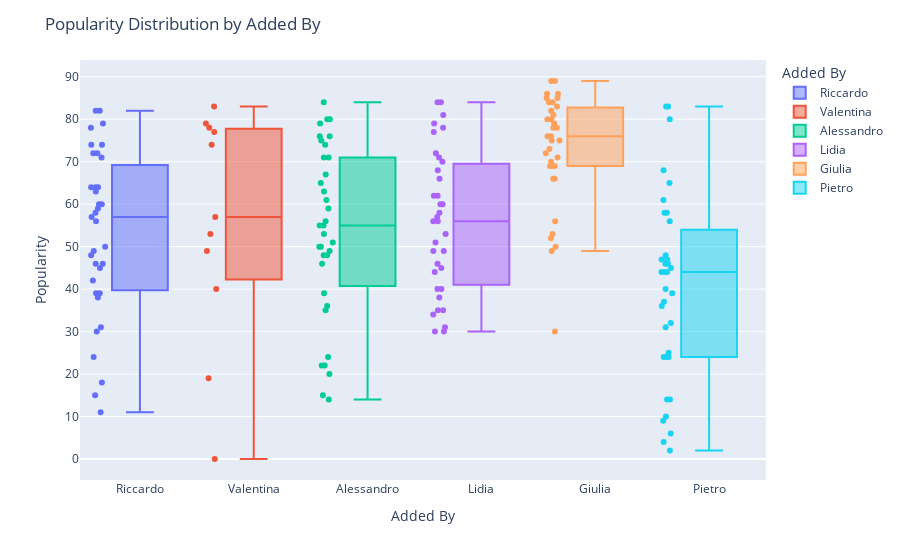

Notebook code for this chart:
### Code cell
import plotly.express as px

fig = px.box(df, 
             x="Added By", 
             y="Popularity", 
             color="Added By",  # Color each group by Added By
             points="all",
             hover_data=["Artist", "Song"])  # Add Artist and Song to hover

# Optional: Customize the layout
fig.update_layout(
    title="Popularity Distribution by Added By",
    xaxis_title="Added By",
    yaxis_title="Popularity"
)

fig.show()

### Figure 1 — Plotly figure (JSON) as saved in the notebook; plotly's stock layout.template omitted (floating-point values rounded to 4 significant figures)
{"data": [{"alignmentgroup": "True", "boxpoints": "all", "customdata": [["ATB", "9 PM (Till I Come) - Radio Edit"], ["Ardian Bujupi,Capital T", "ANDIAMO"], ["Marvin Gaye,Tammi Terrell", "Ain't No Mountain High Enough"], ["Eyedress", "Cocaine Sunday"], ["L I M", "Comet"], ["BLACKPINK", "DDU-DU DDU-DU"], ["Shahram Shabpareh", "Doomad"], ["Freur", "Doot Doot"], ["Kanye West", "Father Stretch My Hands Pt. 1"], ["Sia", "Fire Meet Gasoline"], ["Major Lazer,Amber of Dirty Projectors", "Get Free"], ["Lea Rue,Broiler", "I Can't Say No! - Broiler Remix"], ["Disclosure,Sam Smith", "Latch"], ["George Michael", "One More Try - Remastered"], ["Kali Uchis", "Ridin Round"], ["Travis Scott,GloRilla", "SHYNE"], ["Anri", "SHYNESS BOY"], ["Flume,Tove Lo", "Say It"], ["Mara Sattei", "Scusa - prod. thasup"], ["Earth, Wind & Fire", "September"], ["The Chords", "Sh-Boom"], ["Robin S", "Show Me Love"], ["Club Dogo", "Spacco Tutto"], ["Blank Banshee", "Spirit Season"], ["Edward Maya,Vika Jigulina", "Stereo Love"], ["Thirty Seconds To Mars", "The Kill"], ["Jack Ü,Skrillex,Diplo,Aluna,AlunaGeorge", "To Ü (feat. AlunaGeorge)"], ["Daler Mehndi", "Tunak Tunak Tun"], ["bôa", "Twilight"], ["i cani", "Una cosa stupida"], ["CAZZETTE", "Weapon"], ["Yung Bae,Macross 82-99", "Welcome To The Disco"], ["GAYLE", "abcdefu (angrier)"], ["Moya Mishel", "Зима в сердце"], ["Molchat Doma", "Тоска"]], "hovertemplate": "Added By=%{x}<br>Popularity=%{y}<br>Artist=%{customdata[0]}<br>Song=%{customdata[1]}<extra></extra>", "legendgroup": "Riccardo", "marker": {"color": "#636efa"}, "name": "Riccardo", "notched": false, "offsetgroup": "Riccardo", "orientation": "v", "showlegend": true, "type": "box", "x": ["Riccardo", "Riccardo", "Riccardo", "Riccardo", "Riccardo", "Riccardo", "Riccardo", "Riccardo", "Riccardo", "Riccardo", "Riccardo", "Riccardo", "Riccardo", "Riccardo", "Riccardo", "Riccardo", "Riccardo", "Riccardo", "Riccardo", "Riccardo", "Riccardo", "Riccardo", "Riccardo", "Riccardo", "Riccardo", "Riccardo", "Riccardo", "Riccardo", "Riccardo", "Riccardo", "Riccardo", "Riccardo", "Riccardo", "Riccardo", "Riccardo"], "x0": " ", "xaxis": "x", "y": [46, 48, 82, 64, 18, 74, 31, 39, 78, 59, 58, 11, 82, 49, 45, 72, 60, 50, 30, 74, 60, 72, 38, 15, 63, 79, 57, 56, 71, 39, 24, 42, 64, 46, 64], "y0": " ", "yaxis": "y"}, {"alignmentgroup": "True", "boxpoints": "all", "customdata": [["Doechii,JT", "Alter Ego (with JT)"], ["Jungle", "Back On 74"], ["Jonas Brothers", "Burnin' Up"], ["Gorillaz,Shaun Ryder,Roses Gabor", "DARE (feat. Shaun Ryder & Roses Gabor)"], ["Backstreet Boys", "Everybody (Backstreet's Back) - Radio Edit"], ["M¥SS KETA", "GIOVANNA HARDCORE"], ["Anastacia", "I'm Outta Love"], ["Avril Lavigne", "I'm with You"], ["The 1975", "Love Me"], ["Lady Gaga,Beyoncé", "Telephone"], ["Caroline Polachek,Charli xcx,George Daniel", "Welcome To My Island - George Daniel & Charli XCX Remix"]], "hovertemplate": "Added By=%{x}<br>Popularity=%{y}<br>Artist=%{customdata[0]}<br>Song=%{customdata[1]}<extra></extra>", "legendgroup": "Valentina", "marker": {"color": "#EF553B"}, "name": "Valentina", "notched": false, "offsetgroup": "Valentina", "orientation": "v", "showlegend": true, "type": "box", "x": ["Valentina", "Valentina", "Valentina", "Valentina", "Valentina", "Valentina", "Valentina", "Valentina", "Valentina", "Valentina", "Valentina"], "x0": " ", "xaxis": "x", "y": [74, 79, 0, 83, 40, 19, 57, 77, 49, 78, 53], "y0": " ", "yaxis": "y"}, {"alignmentgroup": "True", "boxpoints": "all", "customdata": [["Alfa Mist,Bongeziwe Mabandla", "Apho"], ["ROSALÍA", "BIZCOCHITO"], ["Deftones", "Be Quiet and Drive (Far Away)"], ["Fleet Foxes", "Blue Ridge Mountains"], ["Public Enemy,Benny Benassi", "Bring the Noise"], ["Weezer", "Buddy Holly"], ["Caroline Polachek", "Dang"], ["Fred again..,Delilah Montagu", "Delilah (pull me out of this)"], ["Jane Remover", "Experimental Skin"], ["Korn", "Falling Away from Me"], ["Porcupine Tree", "Fear Of A Blank Planet - 2024 Remaster"], ["Franco Battiato,Abdul Halim Sabra", "Fogh In Nakhal - 2008 Remaster"], ["KIDS SEE GHOSTS,Ty Dolla $ign", "Freeee (Ghost Town Pt. 2)"], ["Lily Allen", "Fuck You"], ["Charli xcx,Billie Eilish", "Guess featuring billie eilish"], ["The Smiths", "Heaven Knows I'm Miserable Now - 2011 Remaster"], ["PinkPantheress", "Illegal"], ["Neutral Milk Hotel", "In the Aeroplane Over the Sea"], ["Arca,ROSALÍA", "KLK"], ["The Last Shadow Puppets", "Les Cactus"], ["The Smashing Pumpkins", "Mayonaise - 2011 Remaster"], ["Turnstile", "NEVER ENOUGH"], ["Édith Piaf", "Non, je ne regrette rien"], ["Fontaines D.C.", "Oh Such A Spring"], ["Gilberto Gil", "Pega a Voga, Cabeludo"], ["Arca", "Riquiquí"], ["Troye Sivan,PinkPantheress,Hyunjin", "Rush (feat. PinkPantheress & Hyunjin of Stray Kids)"], ["Joey Valence & Brae,Rebecca Black", "SEE U DANCE (feat. Rebecca Black)"], ["Beach House", "Space Song"], ["Bon Iver", "THINGS BEHIND THINGS BEHIND THINGS"], ["COBRAH,VTSS,MCR-T", "TITS, LIPS, HIPS, KISS (10/10 Remix)"], ["TOOL", "The Pot"], ["Verdena", "Un Blu Sincero"], ["Magdalena Bay", "Watching T.V."], ["Bob Sinclar,Steve Edwards", "World Hold On (Children of the Sky) - Radio Edit"]], "hovertemplate": "Added By=%{x}<br>Popularity=%{y}<br>Artist=%{customdata[0]}<br>Song=%{customdata[1]}<extra></extra>", "legendgroup": "Alessandro", "marker": {"color": "#00cc96"}, "name": "Alessandro", "notched": false, "offsetgroup": "Alessandro", "orientation": "v", "showlegend": true, "type": "box", "x": ["Alessandro", "Alessandro", "Alessandro", "Alessandro", "Alessandro", "Alessandro", "Alessandro", "Alessandro", "Alessandro", "Alessandro", "Alessandro", "Alessandro", "Alessandro", "Alessandro", "Alessandro", "Alessandro", "Alessandro", "Alessandro", "Alessandro", "Alessandro", "Alessandro", "Alessandro", "Alessandro", "Alessandro", "Alessandro", "Alessandro", "Alessandro", "Alessandro", "Alessandro", "Alessandro", "Alessandro", "Alessandro", "Alessandro", "Alessandro", "Alessandro"], "x0": " ", "xaxis": "x", "y": [24, 63, 79, 50, 35, 76, 36, 71, 50, 75, 22, 14, 55, 56, 80, 80, 84, 65, 51, 22, 48, 53, 67, 49, 15, 39, 61, 48, 74, 59, 46, 71, 20, 55, 76], "y0": " ", "yaxis": "y"}, {"alignmentgroup": "True", "boxpoints": "all", "customdata": [["Lady Gaga", "Applause"], ["AC/DC", "Back In Black"], ["Depeche Mode", "Black Celebration"], ["Type O Negative", "Black No. 1 (Little Miss Scare -All)"], ["Dead by April", "Breaking Point"], ["Type O Negative", "Cinnamon Girl"], ["Casey Edwards", "Devil Trigger"], ["Basshunter", "DotA - Radio Edit"], ["O-Zone", "Dragostea din tei"], ["Depeche Mode", "Enjoy the Silence"], ["Metallica", "Enter Sandman - Radio Edit"], ["Vintage,Bedanokov,Люай", "Eva (Kavkaz remix)"], ["Blue Foundation", "Eyes on Fire"], ["Sonata Arctica", "Fade to Black"], ["Dead by April", "I Can't Breathe"], ["Lacuna Coil", "I Wish You Were Dead"], ["Datura,U.S.U.R.A.", "Infinity"], ["Type O Negative", "Kill All the White People"], ["Killing Joke", "Love Like Blood"], ["Eternxlkz", "Montagem Nada Tropica"], ["STARSET", "My Demons"], ["Type O Negative", "My Girlfriend's Girlfriend"], ["Sonata Arctica", "My Land"], ["Ciara", "Paint It, Black"], ["cassö,RAYE,D-Block Europe", "Prada"], ["Within Temptation,Anders Friden", "Raise Your Banner"], ["Rihanna", "S&M"], ["Bizarrap,Shakira", "Shakira: Bzrp Music Sessions, Vol. 53"], ["Rammstein", "Sonne"], ["Nightwish", "Storytime"], ["Dead by April", "Swarm Mode"], ["Maroon 5", "This Love"], ["Green Day", "Wake Me up When September Ends"], ["Five Finger Death Punch", "War is the Answer"], ["Five Finger Death Punch", "Wrong Side of Heaven"]], "hovertemplate": "Added By=%{x}<br>Popularity=%{y}<br>Artist=%{customdata[0]}<br>Song=%{customdata[1]}<extra></extra>", "legendgroup": "Lidia", "marker": {"color": "#ab63fa"}, "name": "Lidia", "notched": false, "offsetgroup": "Lidia", "orientation": "v", "showlegend": true, "type": "box", "x": ["Lidia", "Lidia", "Lidia", "Lidia", "Lidia", "Lidia", "Lidia", "Lidia", "Lidia", "Lidia", "Lidia", "Lidia", "Lidia", "Lidia", "Lidia", "Lidia", "Lidia", "Lidia", "Lidia", "Lidia", "Lidia", "Lidia", "Lidia", "Lidia", "Lidia", "Lidia", "Lidia", "Lidia", "Lidia", "Lidia", "Lidia", "Lidia", "Lidia", "Lidia", "Lidia"], "x0": " ", "xaxis": "x", "y": [78, 84, 49, 62, 34, 35, 62, 60, 70, 44, 31, 56, 68, 35, 46, 49, 30, 38, 51, 60, 71, 57, 40, 53, 79, 45, 72, 56, 77, 58, 30, 84, 81, 40, 66], "y0": " ", "yaxis": "y"}, {"alignmentgroup": "True", "boxpoints": "all", "customdata": [["Hannah Holgersson", "Ave Maria - Schubert"], ["Lady Gaga", "Bad Romance"], ["Nicki Minaj,Ice Spice,Aqua", "Barbie World (with Aqua) [From Barbie The Album]"], ["The Weeknd", "Blinding Lights"], ["Lady Gaga", "Bloody Mary"], ["Glee Cast", "Bust Your Windows"], ["Lana Del Rey", "Cinnamon Girl"], ["Dua Lipa", "Dance The Night - From Barbie The Album"], ["Indila", "Dernière danse"], ["Djo", "End of Beginning"], ["Bruno Mars", "Finesse"], ["PSY", "Gangnam Style (강남스타일)"], ["Daft Punk", "Harder, Better, Faster, Stronger"], ["Shakira,Wyclef Jean", "Hips Don't Lie (feat. Wyclef Jean)"], ["Dua Lipa", "Houdini"], ["Anne Hathaway", "I Dreamed A Dream - From  Les Misérables "], ["Elton John", "I'm Still Standing"], ["Master KG,Nomcebo Zikode", "Jerusalema (feat. Nomcebo Zikode)"], ["Taylor Swift", "Karma"], ["Christina Aguilera,Lil' Kim,Mýa,P!nk", "Lady Marmalade - From  Moulin Rouge  Soundtrack"], ["Las Divinas", "Las Divinas"], ["Meghan Trainor", "Made You Look"], ["Chappell Roan", "My Kink Is Karma"], ["Rio Romeo", "Nothing's New"], ["Chappell Roan", "Pink Pony Club"], ["Zach Bryan", "Pink Skies"], ["James Blunt", "Postcards"], ["Whitney Houston", "Queen of the Night - Radio Edit"], ["Nicki Minaj", "Starships"], ["Meryl Streep", "The Winner Takes It All - From  Mamma Mia! "], ["Spice Girls", "Wannabe"], ["Ariana Grande,Cynthia Erivo", "What Is This Feeling?"], ["Beyoncé", "YA YA"], ["Taylor Swift", "cardigan"], ["girl in red", "we fell in love in october"]], "hovertemplate": "Added By=%{x}<br>Popularity=%{y}<br>Artist=%{customdata[0]}<br>Song=%{customdata[1]}<extra></extra>", "legendgroup": "Giulia", "marker": {"color": "#FFA15A"}, "name": "Giulia", "notched": false, "offsetgroup": "Giulia", "orientation": "v", "showlegend": true, "type": "box", "x": ["Giulia", "Giulia", "Giulia", "Giulia", "Giulia", "Giulia", "Giulia", "Giulia", "Giulia", "Giulia", "Giulia", "Giulia", "Giulia", "Giulia", "Giulia", "Giulia", "Giulia", "Giulia", "Giulia", "Giulia", "Giulia", "Giulia", "Giulia", "Giulia", "Giulia", "Giulia", "Giulia", "Giulia", "Giulia", "Giulia", "Giulia", "Giulia", "Giulia", "Giulia", "Giulia"], "x0": " ", "xaxis": "x", "y": [49, 84, 69, 89, 76, 53, 86, 80, 78, 89, 73, 75, 72, 85, 81, 50, 82, 71, 76, 66, 30, 75, 69, 79, 85, 83, 56, 52, 78, 69, 80, 70, 66, 86, 84], "y0": " ", "yaxis": "y"}, {"alignmentgroup": "True", "boxpoints": "all", "customdata": [["Lambrini Girls", "Big Dick Energy"], ["Tyler, The Creator,Pharrell Williams", "Big Poe (feat. Sk8brd)"], ["Limp Bizkit", "Break Stuff"], ["Denzel Curry", "Bulls on Parade - triple j Like A Version"], ["Verdena", "Crystal Ball"], ["Sting,Cheb Mami", "Desert Rose"], ["Hemant Kumar", "Ei Raat Tomar Amar"], ["Crizin da Z.O.", "Festa da Carne"], ["System Of A Down", "Fuck the System"], ["Type O Negative", "Green Man"], ["Booker T. & the M.G.'s", "Green Onions - 2022 Remaster"], ["Puscifer", "Green Valley"], ["YUNGBLUD", "Idols Pt. I"], ["Franco Battiato", "Impressioni di settembre"], ["Venamoris,Dave Lombardo", "In the Shadows"], ["The Parlor Mob", "Into the Sun"], ["Manu Chao", "La vie à 2"], ["Dalila Kayros", "Leviatan"], ["Fergie", "M.I.L.F. $"], ["Nelly Furtado", "Maneater"], ["Les Claypool", "Mushroom Men"], ["Bodam Project,Pierpaolo Capovilla", "Niente - Radio Edit"], ["Skiantos", "Non farò mai quello che vuoi"], ["Slipknot", "People = Shit"], ["Honningbarna", "Schäfer"], ["Type O Negative", "September Sun"], ["Within Temptation", "Summertime Sadness"], ["Faith No More", "The Gentle Art of Making Enemies - 2016 Remaster"], ["Nelly Furtado", "The Grass Is Green"], ["Puscifer", "The Humbling River"], ["Red Hot Chili Peppers", "The Longest Wave"], ["Franco Battiato,Carmen Consoli", "Tutto L'Universo Obbedisce All'Amore"], ["Vinicio Capossela", "Utrennyaya gimnastika"], ["Rothadás", "Vértükör"], ["Within Temptation", "Wireless"]], "hovertemplate": "Added By=%{x}<br>Popularity=%{y}<br>Artist=%{customdata[0]}<br>Song=%{customdata[1]}<extra></extra>", "legendgroup": "Pietro", "marker": {"color": "#19d3f3"}, "name": "Pietro", "notched": false, "offsetgroup": "Pietro", "orientation": "v", "showlegend": true, "type": "box", "x": ["Pietro", "Pietro", "Pietro", "Pietro", "Pietro", "Pietro", "Pietro", "Pietro", "Pietro", "Pietro", "Pietro", "Pietro", "Pietro", "Pietro", "Pietro", "Pietro", "Pietro", "Pietro", "Pietro", "Pietro", "Pietro", "Pietro", "Pietro", "Pietro", "Pietro", "Pietro", "Pietro", "Pietro", "Pietro", "Pietro", "Pietro", "Pietro", "Pietro", "Pietro", "Pietro"], "x0": " ", "xaxis": "x", "y": [47, 80, 83, 46, 24, 65, 24, 14, 61, 44, 39, 46, 58, 25, 6, 32, 48, 4, 56, 83, 24, 2, 14, 68, 37, 45, 44, 44, 31, 47, 58, 40, 10, 9, 36], "y0": " ", "yaxis": "y"}], "layout": {"boxmode": "overlay", "legend": {"title": {"text": "Added By"}, "tracegroupgap": 0}, "margin": {"t": 60}, "title": {"text": "Popularity Distribution by Added By"}, "xaxis": {"anchor": "y", "categoryarray": ["Riccardo", "Valentina", "Alessandro", "Lidia", "Giulia", "Pietro"], "categoryorder": "array", "domain": [0, 1], "title": {"text": "Added By"}}, "yaxis": {"anchor": "x", "domain": [0, 1], "title": {"text": "Popularity"}}}}
